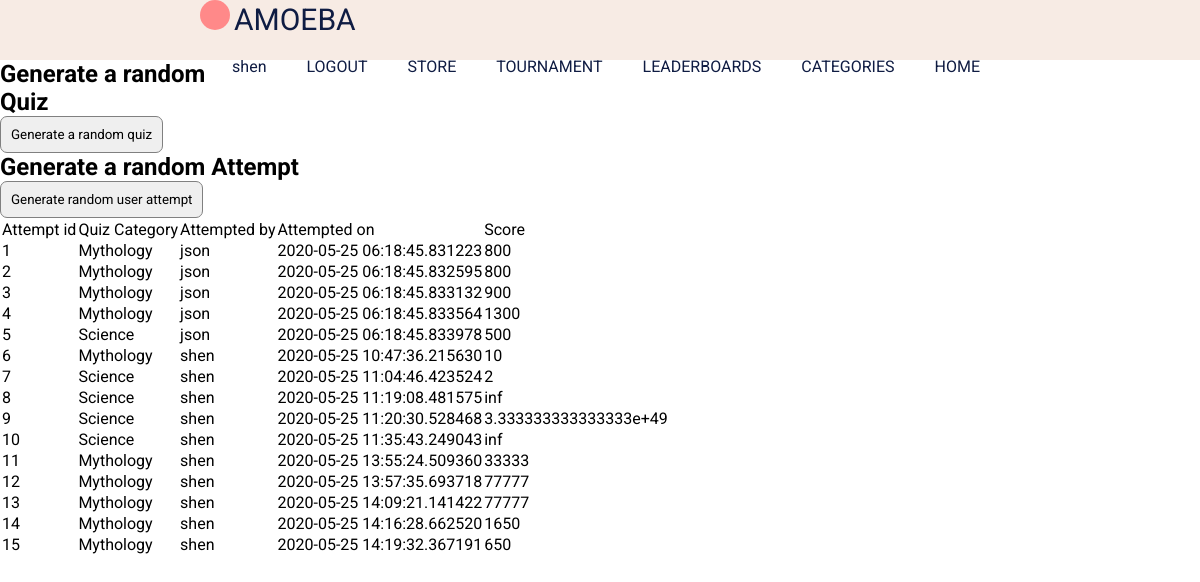
The page /pretendattempts (signed in) on the database its author committed.
### app/models.py (models this page shows, shortened)
class User(UserMixin, db.Model):
  id = db.Column(db.Integer, primary_key=True)
  username = db.Column(db.String(20), unique=True, index=True, nullable=False)
  email = db.Column(db.String(120), unique=True, index=True, nullable=False)
  password_hash = db.Column(db.String(128))
  posted_quizes = db.relationship('Quiz', backref = 'postedby', lazy = 'dynamic')
  attempts = db.relationship('Attempt', backref = 'user', lazy = 'dynamic')
  is_admin = db.Column(db.Boolean, default=False, nullable=False)
  date_joined = db.Column(db.DateTime, index=True, default=datetime.utcnow)

class Attempt(db.Model):
  id = db.Column(db.Integer, primary_key=True)
  user_id = db.Column(db.Integer, db.ForeignKey('user.id'))
  quiz_id = db.Column(db.Integer, db.ForeignKey('quiz.id'))
  score = db.Column(db.Integer, index=True)
  date = db.Column(db.DateTime, index=True, default=datetime.utcnow)

class Quiz(db.Model):
  id = db.Column(db.Integer, primary_key=True)
  category = db.Column(db.String(32), index=True)
  quizname = db.Column(db.String(32), index=True, unique=True)
  filename = db.Column(db.String(32),unique=True)
  date_added = db.Column(db.DateTime, index=True, default=datetime.utcnow)
  user_id = db.Column(db.Integer, db.ForeignKey('user.id'))
  attempts = db.relationship('Attempt', backref = 'quiz', lazy = 'dynamic')

### app/routes.py (the view)
@app.route('/pretendattempts', methods=['GET','POST'])
def pretend_attempts():
  form1 = PretendGenQuiz()
  form2 = PretendGenAttempt()
  allattempts = Attempt.query.all()
  if form1.submitQuiz.data and form1.validate_on_submit():
    randomQuiz()
  elif form2.submitAttempt.data and form2.validate_on_submit():
    randomAttempt()
  return render_template('pretend_attempts.html', form1=form1, form2=form2, attempts=allattempts)

### app/testing.py
class PretendGenQuiz(FlaskForm):
  submitQuiz = SubmitField('Generate a random quiz')

class PretendGenAttempt(FlaskForm):
  submitAttempt = SubmitField('Generate random user attempt')

### app/models.py (called while the page is built)
@login.user_loader
def load_user(id): #retrieve the user object representing the current user from the database
  return User.query.get(int(id)) #flask-login uses string for ids. database uses integers for id

### app/templates/pretend_attempts.html (shortened to what this page needs)
{% extends "template.html" %}
{% block content%}
  <h2>Generate a random Quiz</h2>
  <form action="", method="post">
    <p>{{ form1.submitQuiz }}</p>
  </form>
  <h2>Generate a random Attempt</h2>
  <form action="", method="post">
    <p>{{ form2.submitAttempt }}</p>
  </form>
  <table>
    <tr>
      <td>Attempt id</td><td>Quiz Category</td><td>Attempted by</td><td>Attempted on</td><td>Score</td>
    </tr>
    {% for a in attempts %}
    <tr>
      <td>{{ a.id }}</td>
      <td>{{ a.quiz.category }}</td>
      <td>{{ a.user.username }}</td>
      <td>{{ a.date }}</td>
      <td>{{ a.score }}</td>
    </tr>
    {% endfor %}
  </table>
{% endblock %}

### app/templates/template.html (shortened to what this page needs)
<html lang="en">
  <head>
    <link
      rel="stylesheet"
      type="text/css"
      href="{{ url_for('static', filename =
    'styles/content.css')}}"
    />
  </head>
  <body>
    <header>
      <div class="header-content">
        <div class="logo">
          <div id="amoeba-logo"></div>
          <span id="logo-text">AMOEBA</span>
        </div>
        <u1 class="navigation">
          <a href="{{ url_for('index') }}">HOME</a>
          <a href="{{ url_for('categories') }}">CATEGORIES</a>
          <a href="{{ url_for('leaderboards') }}">LEADERBOARDS</a>
          <a>TOURNAMENT</a>
          <a>STORE</a>
          {% if current_user.is_authenticated %}
          <a href="{{ url_for('logout') }}">LOGOUT</a>
          <a href="{{ url_for('profile', username=current_user.username) }}">{{ current_user.username }}</a>
          {% else %}
          <a href="{{ url_for('signup_login') }}">LOGIN/SIGNUP</a>
          {% endif %}
        </u1>
      </div>
    </header>
    {% block content %}{% endblock %}
  </body>
</html>

### app/static/styles/content.css (style rules this page uses)
* { padding: 0; margin: 0; list-style: none; text-decoration: none; font-family: 'roboto', sans-serif; box-sizing: border-box; }
body { background-color: white; }
header { width: 100%; height: 60px; display: block; background-color: #f7ebe4; }
.header-content { height: inherit; margin-left: 200px; margin-right: 200px; }
.logo { float: left; display: inline-block; color: #0f1c43; margin-top }
#amoeba-logo { background-color: #ff8989; border-radius: 50%; width: 30px; height: 30px; display: inline-block; }
#logo-text { font-size: 30px; }
.navigation { float: right; }
.navigation a { height: 100%; float: right; padding: 20px 20px; list-style: none; color: #0f1c43; }
p { font-size: 20px; color: #0f1c43; font-weight: heavy; line-height: 1.5em; }
input { border: none; }
input { border: 1px solid gray; border-radius: 7px; padding: 10px; }

### rows shown on the page
User: username "shen"
Attempt: id "1", quiz.category "Mythology", user.username "json", date "2020-05-25 06:18:45.831223", score "800"
Attempt: id "2", quiz.category "Mythology", user.username "json", date "2020-05-25 06:18:45.832595", score "800"
Attempt: id "3", quiz.category "Mythology", user.username "json", date "2020-05-25 06:18:45.833132", score "900"
Attempt: id "4", quiz.category "Mythology", user.username "json", date "2020-05-25 06:18:45.833564", score "1300"
Attempt: id "5", quiz.category "Science", user.username "json", date "2020-05-25 06:18:45.833978", score "500"
Attempt: id "6", quiz.category "Mythology", user.username "shen", date "2020-05-25 10:47:36.215630", score "10"
Attempt: id "7", quiz.category "Science", user.username "shen", date "2020-05-25 11:04:46.423524", score "2"
Attempt: id "8", quiz.category "Science", user.username "shen", date "2020-05-25 11:19:08.481575", score "inf"
Attempt: id "9", quiz.category "Science", user.username "shen", date "2020-05-25 11:20:30.528468", score "3.333333333333333e+49"
Attempt: id "10", quiz.category "Science", user.username "shen", date "2020-05-25 11:35:43.249043", score "inf"
Attempt: id "11", quiz.category "Mythology", user.username "shen", date "2020-05-25 13:55:24.509360", score "33333"
Attempt: id "12", quiz.category "Mythology", user.username "shen", date "2020-05-25 13:57:35.693718", score "77777"
Attempt: id "13", quiz.category "Mythology", user.username "shen", date "2020-05-25 14:09:21.141422", score "77777"
Attempt: id "14", quiz.category "Mythology", user.username "shen", date "2020-05-25 14:16:28.662520", score "1650"
Attempt: id "15", quiz.category "Mythology", user.username "shen", date "2020-05-25 14:19:32.367191", score "650"
